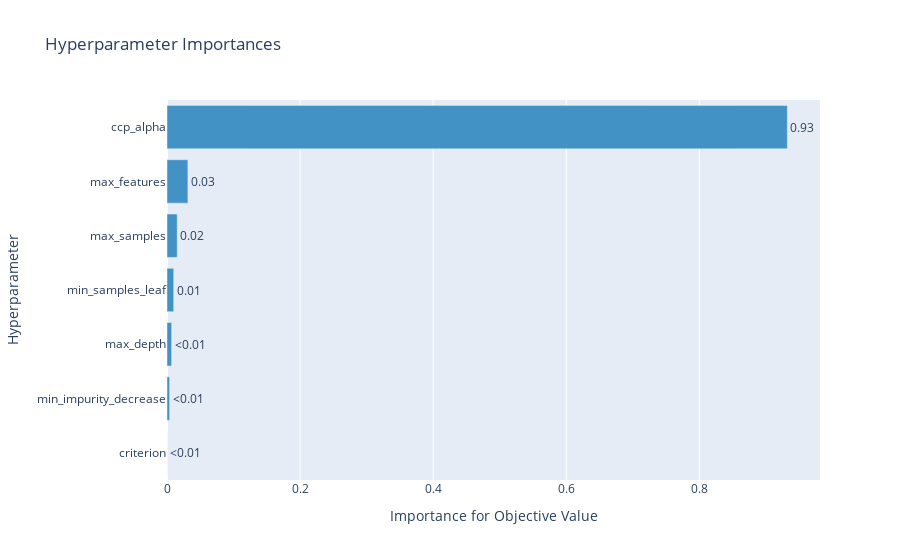

The notebook cell this image was saved under:
### Code cell
# Plotting Parameter Importance
param_importance_plot = vis.plot_param_importances(study)
param_importance_plot.show()

### Figure 1 — Plotly figure (JSON) as saved in the notebook; plotly's stock layout.template omitted (floating-point values rounded to 4 significant figures)
{"data": [{"cliponaxis": false, "hovertemplate": ["criterion (CategoricalDistribution): 9.405804074961874e-06<extra></extra>", "min_impurity_decrease (FloatDistribution): 0.003944916271101233<extra></extra>", "max_depth (IntDistribution): 0.0069610572770759755<extra></extra>", "min_samples_leaf (IntDistribution): 0.010098653066025212<extra></extra>", "max_samples (FloatDistribution): 0.015325599007480347<extra></extra>", "max_features (IntDistribution): 0.03141284638574152<extra></extra>", "ccp_alpha (FloatDistribution): 0.9322475221885008<extra></extra>"], "marker": {"color": "rgb(66,146,198)"}, "orientation": "h", "text": ["<0.01", "<0.01", "<0.01", "0.01", "0.02", "0.03", "0.93"], "textposition": "outside", "type": "bar", "x": [9.406e-06, 0.003945, 0.006961, 0.0101, 0.01533, 0.03141, 0.9322], "y": ["criterion", "min_impurity_decrease", "max_depth", "min_samples_leaf", "max_samples", "max_features", "ccp_alpha"]}], "layout": {"showlegend": false, "title": {"text": "Hyperparameter Importances"}, "xaxis": {"title": {"text": "Importance for Objective Value"}}, "yaxis": {"title": {"text": "Hyperparameter"}}}}
